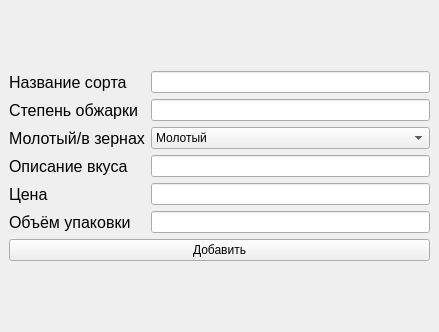
<?xml version="1.0" encoding="UTF-8"?>
<ui version="4.0">
 <class>MainWindow</class>
 <widget class="QMainWindow" name="MainWindow">
  <property name="geometry">
   <rect>
    <x>0</x>
    <y>0</y>
    <width>439</width>
    <height>332</height>
   </rect>
  </property>
  <property name="windowTitle">
   <string>Добавить</string>
  </property>
  <widget class="QWidget" name="centralwidget">
   <layout class="QGridLayout" name="gridLayout_2">
    <item row="0" column="0">
     <layout class="QGridLayout" name="gridLayout">
      <item row="3" column="1">
       <widget class="QLineEdit" name="lineDesc"/>
      </item>
      <item row="0" column="0">
       <widget class="QLabel" name="label_2">
        <property name="font">
         <font>
          <pointsize>12</pointsize>
         </font>
        </property>
        <property name="text">
         <string>Название сорта</string>
        </property>
       </widget>
      </item>
      <item row="5" column="0">
       <widget class="QLabel" name="label_7">
        <property name="font">
         <font>
          <pointsize>12</pointsize>
         </font>
        </property>
        <property name="text">
         <string>Объём упаковки</string>
        </property>
       </widget>
      </item>
      <item row="4" column="0">
       <widget class="QLabel" name="label_6">
        <property name="font">
         <font>
          <pointsize>12</pointsize>
         </font>
        </property>
        <property name="text">
         <string>Цена</string>
        </property>
       </widget>
      </item>
      <item row="2" column="1">
       <widget class="QComboBox" name="comboBox">
        <item>
         <property name="text">
          <string>Молотый</string>
         </property>
        </item>
        <item>
         <property name="text">
          <string>В зёрнах</string>
         </property>
        </item>
       </widget>
      </item>
      <item row="3" column="0">
       <widget class="QLabel" name="label_5">
        <property name="font">
         <font>
          <pointsize>12</pointsize>
         </font>
        </property>
        <property name="text">
         <string>Описание вкуса</string>
        </property>
       </widget>
      </item>
      <item row="1" column="0">
       <widget class="QLabel" name="label_3">
        <property name="font">
         <font>
          <pointsize>12</pointsize>
         </font>
        </property>
        <property name="text">
         <string>Степень обжарки</string>
        </property>
       </widget>
      </item>
      <item row="1" column="1">
       <widget class="QLineEdit" name="lineRoast"/>
      </item>
      <item row="5" column="1">
       <widget class="QLineEdit" name="lineSize"/>
      </item>
      <item row="6" column="0" colspan="2">
       <widget class="QPushButton" name="btn">
        <property name="text">
         <string>Добавить</string>
        </property>
       </widget>
      </item>
      <item row="2" column="0">
       <widget class="QLabel" name="label_4">
        <property name="font">
         <font>
          <pointsize>12</pointsize>
         </font>
        </property>
        <property name="text">
         <string>Молотый/в зернах</string>
        </property>
       </widget>
      </item>
      <item row="4" column="1">
       <widget class="QLineEdit" name="lineCost"/>
      </item>
      <item row="0" column="1">
       <widget class="QLineEdit" name="lineSort"/>
      </item>
     </layout>
    </item>
   </layout>
  </widget>
  <widget class="QMenuBar" name="menubar">
   <property name="geometry">
    <rect>
     <x>0</x>
     <y>0</y>
     <width>439</width>
     <height>21</height>
    </rect>
   </property>
  </widget>
 </widget>
 <resources/>
 <connections/>
</ui>
